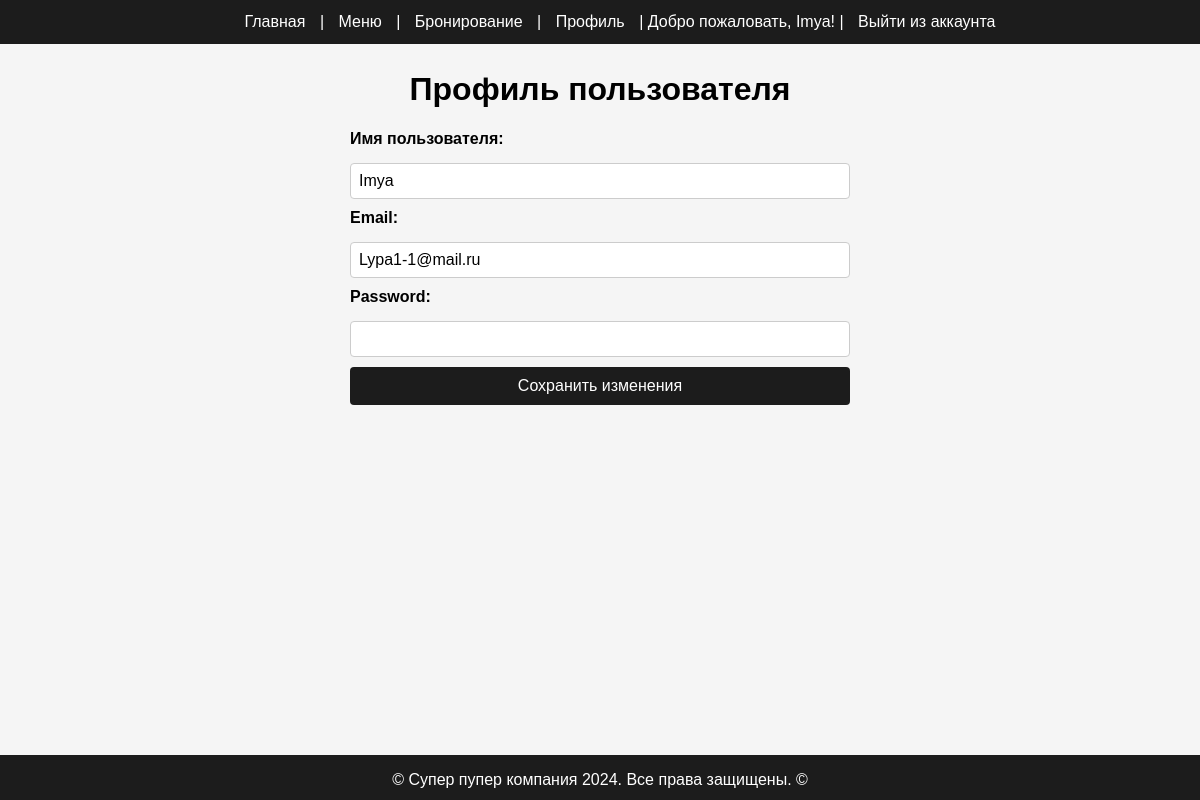
The page /profile (signed in) on the database its author committed.
### tables this page shows
CREATE TABLE users (
                    id INTEGER PRIMARY KEY AUTOINCREMENT,
                    username TEXT UNIQUE NOT NULL,
                    password TEXT NOT NULL
                , email TEXT DEFAULT 'no_email@domain.com');

### app.py (the view, shortened to what this page needs)
@app.route('/profile', methods=['GET', 'POST'])
def profile():
    if 'user' not in session:
        flash('Сначала войдите в аккаунт.', 'error')
        return redirect(url_for('login'))
    username = session['user']
    conn = sqlite3.connect('users.db')
    c = conn.cursor()
    c.execute("SELECT username, email FROM users WHERE username = ?", (username,))
    user_data = c.fetchone()
    conn.close()
    return render_template('profile.html', user=user_data)

### templates/profile.html (shortened to what this page needs)
{% extends 'base.html' %}
{% block content %}
<body>
    <h1>Профиль пользователя</h1>
    <form method="POST">
        <label for="username">Имя пользователя:</label>
        <input type="text" name="username" value="{{ user[0] }}" required>
        <label for="email">Email:</label>
        <input type="email" name="email" value="{{ user[1] }}" required>
        <label for="password">Password:</label>
        <input type="password" name="password" value="{{ user[2] }}" required>
        <button type="submit">Сохранить изменения</button>
    </form>
</body>
{% endblock %}

### templates/base.html (shortened to what this page needs)
<!DOCTYPE html>
<html lang="en">
<head>
    <link rel="stylesheet" href="/static/css/styles.css">
</head>
<body>
    <header>
        <nav>
            <a href="/">Главная</a> |
            <a href="/menu">Меню</a>
            {% if session.get('user') %}
                | <a href="/booking">Бронирование</a>
                | <a href="/profile">Профиль</a>
                | <span>Добро пожаловать, {{ session['user'] }}!</span>
                | <a href="/logout">Выйти из аккаунта</a>
            {% else %}
                | <a href="/register">Зарегестрироваться</a>
                | <a href="/login">Войти в аккаунт</a>
            {% endif %}
        </nav>
    </header>
    <main>
        {% block content %}{% endblock %}
    </main>
    <footer>
        <p>&copy; Супер пупер компания 2024. Все права защищены. &copy;</p>
    </footer>
</body>
</html>

### static/css/styles.css (style rules this page uses)
body { font-family: Arial, sans-serif; margin: 0; padding: 0; background-color: #F5F5F5; }
header { width: 100%; position: fixed; background-color: #1C1C1C; color: white; padding: 13px 20px; text-align: center; }
nav { display: inline-block; }
nav a { color: white; text-decoration: none; margin: 0 10px; display: inline-block; }
main { padding: 50px; }
footer { text-align: center; background-color: #1C1C1C; color: white; position: fixed; bottom: 0; width: 100%; height: 45px; }
.booking-form, form { max-width: 500px; margin: 20px auto; display: flex; flex-direction: column; gap: 10px; }
.booking-form label, form label { font-weight: bold; margin-bottom: 5px; }
.booking-form input, form input, form textarea { padding: 8px; border: 1px solid #ccc; border-radius: 4px; font-size: 16px; }
.booking-form button, form button { padding: 10px 15px; background-color: #1C1C1C; color: white; border: none; border-radius: 4px; cursor: pointer; font-size: 16px; }
h1, h2 { text-align: center; }

### rows shown on the page
users: user "Imya", username "Imya", email "Lypa1-1@mail.ru"
